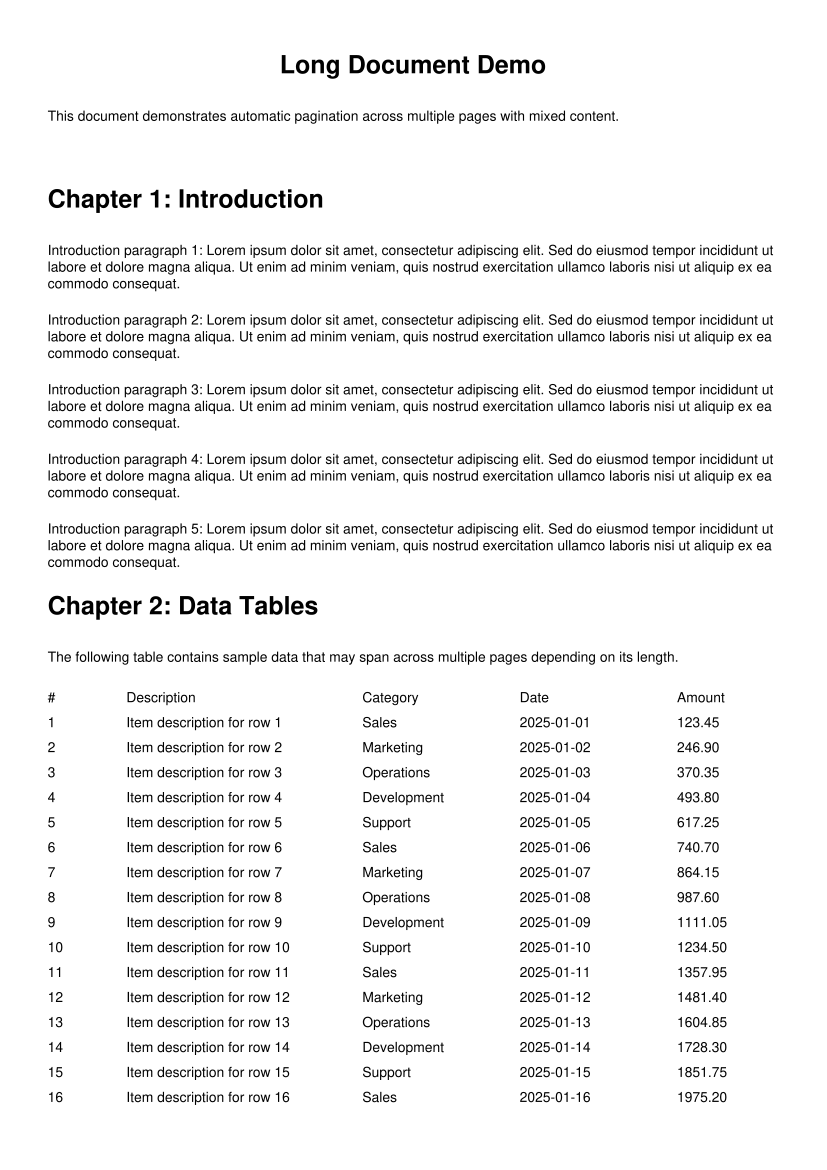

Write Python code to recreate this figure.
# Copyright 2025 Softwell S.r.l. - Licensed under Apache License 2.0
# See LICENSE file for details
"""Example: Long document with automatic pagination.

This example demonstrates:
- Multi-page documents with automatic page breaks
- Mixed content types across pages
- Tables that span multiple pages
- Consistent styling throughout
"""

from pathlib import Path

from genro_print.print_app import PrintApp

HERE = Path(__file__).parent


class LongDocumentDemo(PrintApp):
    """Demonstration of long document handling with Platypus."""

    def recipe(self, root):
        root.document(width=210.0, height=297.0)

        # Title page content
        root.paragraph(content="Long Document Demo", style="Title")
        root.spacer(height=5.0)
        root.paragraph(
            content="This document demonstrates automatic pagination "
            "across multiple pages with mixed content."
        )
        root.spacer(height=15.0)

        # Chapter 1: Introduction
        root.paragraph(content="Chapter 1: Introduction", style="Heading1")
        root.spacer(height=5.0)

        for i in range(5):
            root.paragraph(
                content=f"Introduction paragraph {i + 1}: Lorem ipsum dolor sit amet, "
                "consectetur adipiscing elit. Sed do eiusmod tempor incididunt ut "
                "labore et dolore magna aliqua. Ut enim ad minim veniam, quis nostrud "
                "exercitation ullamco laboris nisi ut aliquip ex ea commodo consequat."
            )
            root.spacer(height=5.0)

        # Chapter 2: Data Tables
        root.paragraph(content="Chapter 2: Data Tables", style="Heading1")
        root.spacer(height=5.0)

        root.paragraph(
            content="The following table contains sample data that may span "
            "across multiple pages depending on its length."
        )
        root.spacer(height=5.0)

        # Large table
        table = root.table(col_widths=[20.0, 60.0, 40.0, 40.0, 30.0])

        # Header
        header = table.row()
        header.cell(content="#")
        header.cell(content="Description")
        header.cell(content="Category")
        header.cell(content="Date")
        header.cell(content="Amount")

        # Many data rows
        categories = ["Sales", "Marketing", "Operations", "Development", "Support"]
        for i in range(30):
            row = table.row()
            row.cell(content=str(i + 1))
            row.cell(content=f"Item description for row {i + 1}")
            row.cell(content=categories[i % len(categories)])
            row.cell(content=f"2025-01-{(i % 28) + 1:02d}")
            row.cell(content=f"{(i + 1) * 123.45:.2f}")

        root.spacer(height=10.0)

        # Chapter 3: Detailed Analysis
        root.paragraph(content="Chapter 3: Detailed Analysis", style="Heading1")
        root.spacer(height=5.0)

        sections = [
            ("3.1 Overview", 3),
            ("3.2 Methodology", 4),
            ("3.3 Results", 5),
            ("3.4 Discussion", 4),
            ("3.5 Conclusions", 3),
        ]

        for section_title, para_count in sections:
            root.paragraph(content=section_title, style="Heading2")
            root.spacer(height=3.0)

            for j in range(para_count):
                root.paragraph(
                    content=f"Paragraph {j + 1} of {section_title}: Duis aute irure dolor "
                    "in reprehenderit in voluptate velit esse cillum dolore eu fugiat "
                    "nulla pariatur. Excepteur sint occaecat cupidatat non proident, "
                    "sunt in culpa qui officia deserunt mollit anim id est laborum."
                )
                root.spacer(height=4.0)

        # Chapter 4: Appendix with more tables
        root.paragraph(content="Chapter 4: Appendix", style="Heading1")
        root.spacer(height=5.0)

        root.paragraph(content="A. Reference Data", style="Heading2")
        root.spacer(height=3.0)

        # Another table
        ref_table = root.table(col_widths=[40.0, 80.0, 70.0])

        ref_header = ref_table.row()
        ref_header.cell(content="Code")
        ref_header.cell(content="Name")
        ref_header.cell(content="Description")

        for i in range(15):
            ref_row = ref_table.row()
            ref_row.cell(content=f"REF-{i + 1:03d}")
            ref_row.cell(content=f"Reference Item {i + 1}")
            ref_row.cell(content=f"Description for reference item {i + 1}")

        root.spacer(height=10.0)

        root.paragraph(content="B. Summary Statistics", style="Heading2")
        root.spacer(height=3.0)

        stats = [
            ("Total Records", "45"),
            ("Categories", "5"),
            ("Date Range", "2025-01-01 to 2025-01-28"),
            ("Total Amount", "167,752.35"),
            ("Average Amount", "3,728.94"),
        ]

        stats_table = root.table(col_widths=[80.0, 100.0])
        for label, value in stats:
            stats_row = stats_table.row()
            stats_row.cell(content=label)
            stats_row.cell(content=value)

        root.spacer(height=10.0)

        # Final note
        root.paragraph(
            content="End of document. This demonstrates how Platypus automatically "
            "handles page breaks and maintains consistent formatting across a long "
            "document with mixed content types."
        )


if __name__ == "__main__":
    report = LongDocumentDemo()
    output = HERE / "long_document.pdf"
    report.save(str(output))
    print(f"PDF saved to {output}")
